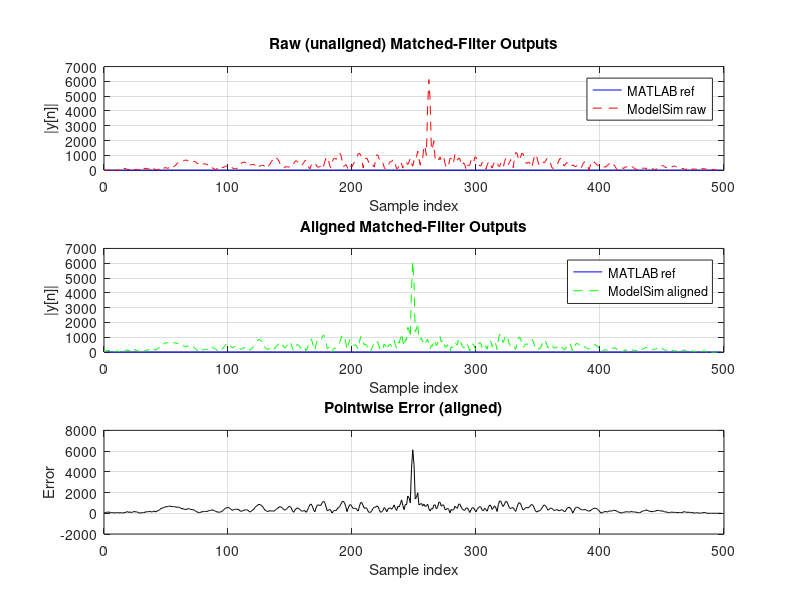

This figure's MATLAB source:
%% compare_sim_vs_matlab_aligned.m
clear; clc; close all;

%% User parameters
Fs    = 5e6;       % original sample rate
T     = 1e-3;      % chirp duration
B     = 100e3;     % chirp bandwidth
D     = 20;        % decimation factor
SNRdB = -5;        % input SNR
Fs_dec = Fs/D;

%% 1) Recompute reference matched-filter metric --------------------------
% time vector
t   = (0:1/Fs:T-1/Fs).';
k   = B/T;
phi = 2*pi * (-B/2*t + 0.5*k*t.^2);
s   = exp(1j*phi);

% add noise & decimate
Px  = mean(abs(s).^2);
Pn  = Px/10^(SNRdB/10);
r   = s + sqrt(Pn/2)*(randn(size(s)) + 1j*randn(size(s)));
r_dec = downsample(r, D);

% build normalized taps (if you normalized in export)
h_dec = conj(flipud(downsample(s,D))) / numel(downsample(s,D));

% ideal matched-filter
y_ref = conv(r_dec, h_dec);
metric_ref = abs(y_ref);

%% 2) Load simulated I/O from sim_io.txt ---------------------------------
data = load('sim_io.txt');  
% columns: [cycle in_real in_imag out_real out_imag]
sim_out_real = data(:,4);
sim_out_imag = data(:,5);
metric_sim   = sqrt(double(sim_out_real).^2 + double(sim_out_imag).^2);

%% 3) Truncate to same length --------------------------------------------
Nref = numel(metric_ref);
Nsim = numel(metric_sim);
N    = min(Nref, Nsim);
metric_ref = metric_ref(1:N);
metric_sim = metric_sim(1:N);

%% 4) Compute raw (unaligned) error metrics -------------------------------
rmse_raw = sqrt(mean((metric_ref - metric_sim).^2));
R_raw    = corr(metric_ref, metric_sim);

fprintf('RAW comparison over %d samples:\n', N);
fprintf('  RMSE      = %.4f\n', rmse_raw);
fprintf('  Pearson R = %.4f\n\n', R_raw);

%% 5) Find best lag via cross-correlation ---------------------------------
% xcorr returns lags from -(N-1):(N-1)
[c, lags] = xcorr(metric_sim, metric_ref, 'coeff');
[~, idx]  = max(c);
best_lag  = lags(idx);

fprintf('Best circular lag = %+d samples\n\n', best_lag);

%% 6) Align sim -> ref by that lag -----------------------------------------
if best_lag > 0
    % sim leads ref: shift sim right, pad front
    metric_sim_al = [metric_sim(best_lag+1:end); metric_sim(1:best_lag)];
elseif best_lag < 0
    % sim lags ref: shift sim left, pad end
    shift = -best_lag;
    metric_sim_al = [metric_sim(end-shift+1:end); metric_sim(1:end-shift)];
else
    metric_sim_al = metric_sim;
end

%% 7) Compute aligned error metrics ---------------------------------------
rmse_al = sqrt(mean((metric_ref - metric_sim_al).^2));
R_al    = corr(metric_ref, metric_sim_al);

fprintf('ALIGNED comparison over %d samples:\n', N);
fprintf('  RMSE      = %.4f\n', rmse_al);
fprintf('  Pearson R = %.4f\n\n', R_al);

%% 8) Plot results --------------------------------------------------------
figure('Position',[200 200 800 600]);

subplot(3,1,1);
plot(0:N-1, metric_ref, '-b', 'DisplayName','MATLAB ref'); hold on;
plot(0:N-1, metric_sim, '--r', 'DisplayName','ModelSim raw');
xlabel('Sample index'); ylabel('|y[n]|');
title('Raw (unaligned) Matched-Filter Outputs');
legend('Location','best'); grid on;

subplot(3,1,2);
plot(0:N-1, metric_ref, '-b', 'DisplayName','MATLAB ref'); hold on;
plot(0:N-1, metric_sim_al, '--g', 'DisplayName','ModelSim aligned');
xlabel('Sample index'); ylabel('|y[n]|');
title('Aligned Matched-Filter Outputs');
legend('Location','best'); grid on;

subplot(3,1,3);
plot(0:N-1, metric_sim_al - metric_ref, '-k');
xlabel('Sample index'); ylabel('Error');
title('Pointwise Error (aligned)'); grid on;
